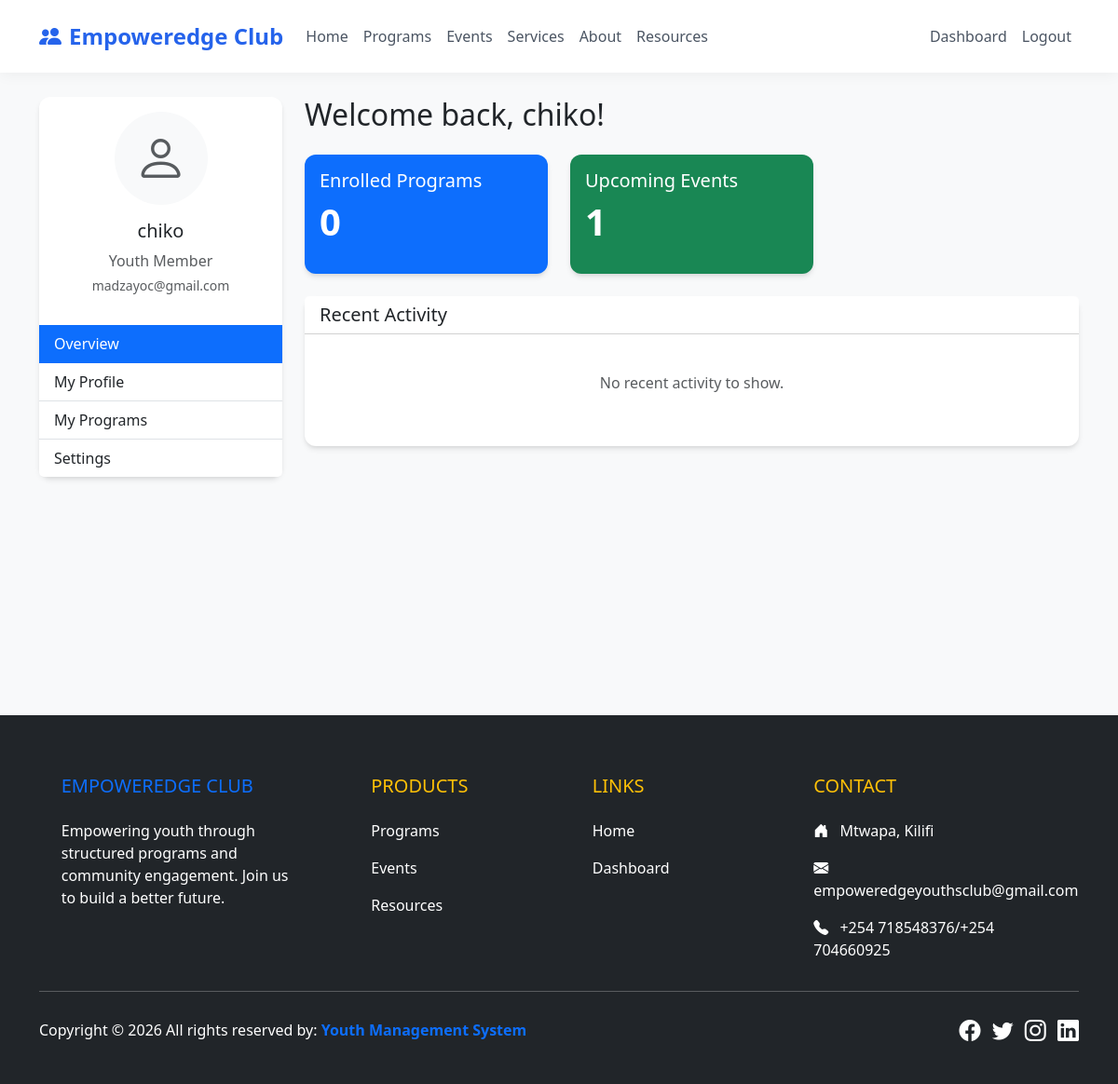
The app's page /dashboard/ (signed in) with its own data.
### users/models.py (models this page shows, shortened)
class User(AbstractUser):
    class Role(models.TextChoices):
        ADMIN = 'ADMIN', _('Admin')
        YOUTH_LEADER = 'LEADER', _('Youth Leader')
        MENTOR = 'MENTOR', _('Mentor')
        YOUTH_MEMBER = 'MEMBER', _('Youth Member')
        VOLUNTEER = 'VOLUNTEER', _('Volunteer')
        GUEST = 'GUEST', _('Guest')
    role = models.CharField(max_length=20, choices=Role.choices, default=Role.YOUTH_MEMBER)
    email = models.EmailField(unique=True)
    def is_admin(self):
        return self.role == self.Role.ADMIN

### yms_project/views.py (the view)
# urls.py: path('dashboard/', views_admin.AdminDashboardView.as_view(), name='admin_dashboard'),
@login_required
def dashboard(request):
    if request.user.is_authenticated and request.user.is_admin():
        from django.shortcuts import redirect
        return redirect('admin_dashboard')
    context = {'user': request.user}
    if request.user.is_authenticated:
        from programs.models import Enrollment
        from events.models import Attendance
        context['enrolled_programs_count'] = Enrollment.objects.filter(user=request.user).count()
        context['registered_events_count'] = Attendance.objects.filter(user=request.user).count()
    return render(request, 'dashboard.html', context)

### templates/dashboard.html (shortened to what this page needs)
{% extends 'base.html' %}
{% block content %}
<div class="container py-4">
    <div class="row">
        <div class="col-md-3">
            <div class="card mb-4">
                <div class="card-body text-center">
                    {% if user.profile.avatar %}
                    <img src="{{ user.profile.avatar.url }}" class="rounded-circle mb-3" width="100" height="100"
                        alt="Avatar">
                    {% else %}
                    <div class="bg-light rounded-circle d-inline-flex align-items-center justify-content-center mb-3"
                        style="width: 100px; height: 100px;">
                        <i class="bi bi-person display-4 text-muted"></i>
                    </div>
                    {% endif %}
                    <h5 class="card-title">{{ user.get_full_name|default:user.username }}</h5>
                    <p class="text-muted mb-1">{{ user.get_role_display }}</p>
                    <p class="text-muted small">{{ user.email }}</p>
                </div>
                <div class="list-group list-group-flush">
                    <a href="#" class="list-group-item list-group-item-action active">Overview</a>
                    <a href="#" class="list-group-item list-group-item-action">My Profile</a>
                    <a href="#" class="list-group-item list-group-item-action">My Programs</a>
                    <a href="#" class="list-group-item list-group-item-action">Settings</a>
                </div>
            </div>
        </div>
        <div class="col-md-9">
            <h2 class="mb-4">Welcome back, {{ user.first_name|default:user.username }}!</h2>
            <div class="row g-4 mb-4">
                <div class="col-md-4">
                    <div class="card bg-primary text-white h-100">
                        <div class="card-body">
                            <h5 class="card-title">Enrolled Programs</h5>
                            <p class="display-6 fw-bold">{{ enrolled_programs_count }}</p>
                        </div>
                    </div>
                </div>
                <div class="col-md-4">
                    <div class="card bg-success text-white h-100">
                        <div class="card-body">
                            <h5 class="card-title">Upcoming Events</h5>
                            <p class="display-6 fw-bold">{{ registered_events_count }}</p>
                        </div>
                    </div>
                </div>
            </div>
            <div class="card">
                <div class="card-header bg-white">
                    <h5 class="mb-0">Recent Activity</h5>
                </div>
                <div class="card-body">
                    <p class="text-muted text-center py-4">No recent activity to show.</p>
                </div>
            </div>
        </div>
    </div>
</div>
{% endblock %}

### templates/base.html (style rules this page uses)
body { font-family: system-ui, -apple-system, BlinkMacSystemFont, 'Segoe UI', Roboto, Oxygen, Ubuntu, Cantarell, 'Open Sans', 'Helvetica Neue', sans-serif; background-color: #f8f9fa; }
.card { border: none; border-radius: 12px; box-shadow: 0 4px 6px -1px rgba(0, 0, 0, 0.1), 0 2px 4px -1px rgba(0, 0, 0, 0.06); transition: transform 0.2s; }

### records on screen
User: get_full_name "chiko", role "Youth Member", email "madzayoc@gmail.com", first_name "chiko"

### other values on screen
{{ enrolled_programs_count }} "0"
{{ registered_events_count }} "1"
